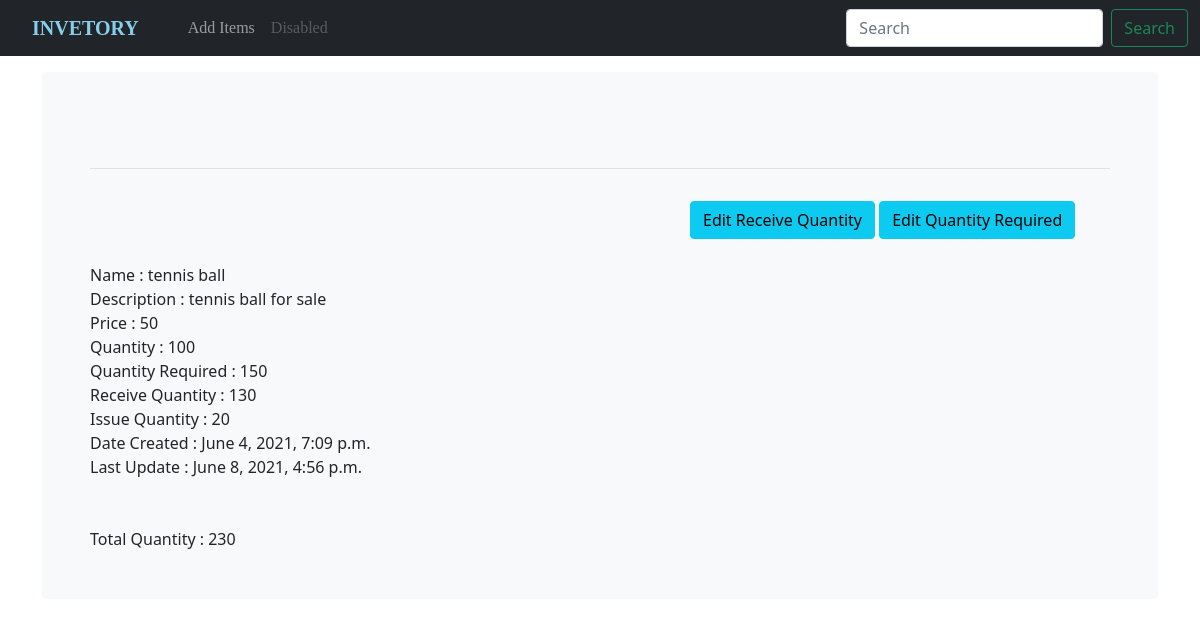
/stock/1/, run on an earlier commit of the app's database.
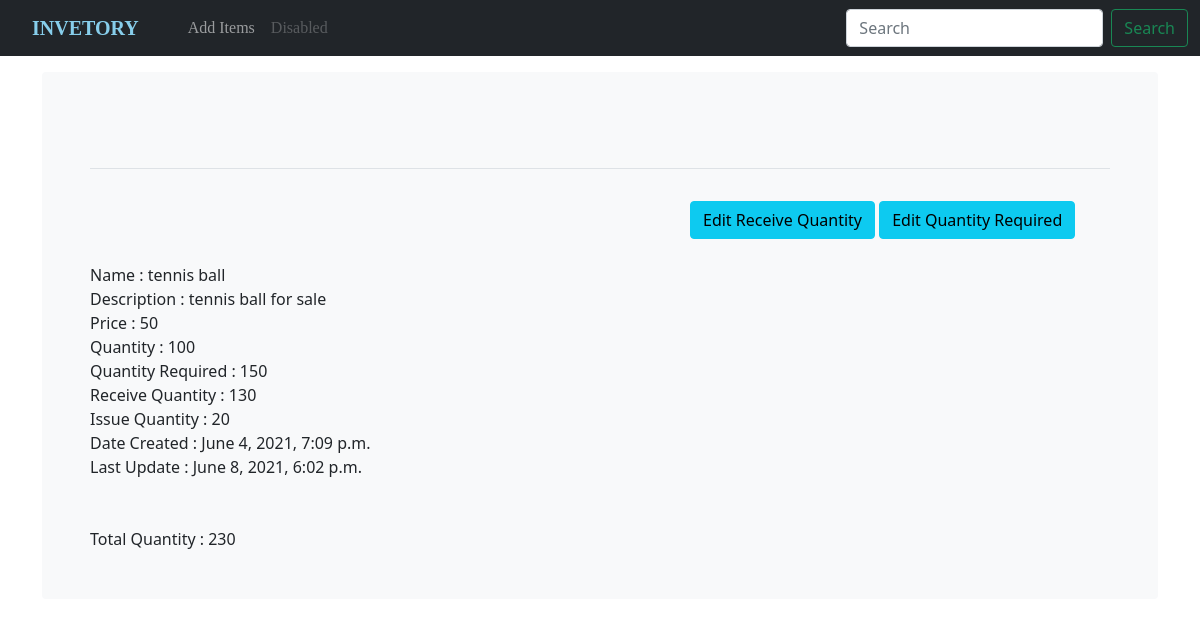
And on a later commit of the database.
### sms_app/models.py (models this page shows, shortened)
class Stock(models.Model):
    name = models.CharField(max_length=30, null=True, blank=True)
    description = models.TextField(default='', null=True, blank=True)
    price = models.IntegerField("Unit Price",null=True, blank=True)
    category = models.CharField('Category', max_length=40, blank=True, null=True, choices=category_choices)
    quantity_before = models.IntegerField(null=True, default=0, blank=True)
    quantity = models.IntegerField(null=True, default=0, blank=False)
    quantity_calc = models.IntegerField('Total Q', null=True, default=0, blank=True)
    image = models.ImageField(upload_to='sms_images/', blank=True, null=True)
    date_created = models.DateTimeField(auto_now_add=True, null=True)
    quantity_required = models.IntegerField('Q Required', blank=False, null=True)
    receive_quantity = models.IntegerField('Q Received', blank=False, null=True)
    receive_by = models.CharField(max_length=30, null=True, blank=True)
    issue_by = models.CharField(max_length=30, null=True, blank=True)
    issue_quantity = models.IntegerField(default=0, null=True, blank=True)
    last_updated = models.DateTimeField(auto_now=True)
    export_to_csv = models.BooleanField(default=False)
    reorder_level = models.IntegerField(default=0, null=True, blank=True)
    tags_id = models.ManyToManyField(Tag, blank=True)
    def _get_quantity(self):
        return self.quantity
    quantity_before = property(_get_quantity)
    def _get_total_quantity(self):
        x = self.quantity + self.receive_quantity
        return x
    quantity_calc = property(_get_total_quantity)
    def _get_issue_by(self):
        return self.receive_by
    issue_by = property(_get_issue_by)
    def _get_issue_quantity(self):
        if self.quantity_required and self.receive_quantity:
            x = self.quantity_required - self.receive_quantity
            return x
    issue_quantity = property(_get_issue_quantity)

### sms_app/views.py (the view)
# urls.py: path('stock/<str:id>/', views.get_stock, name='get_stock'),
def get_stock(request, id):
    try:
        stock = Stock.objects.get(id=id)
    except Stock.DoesNotExist:
        return render(request, 'sms_app/404.html')
    context = {'get_stock': stock}
    return render(request, 'sms_app/get_stock.html', context)

### sms_app/templates/sms_app/get_stock.html
{% extends "sms_app/main.html" %}
{% load static %}
{% block content %}
<div style="margin-left:600px;">
    <a href="{% url 'sms_app:receive_quantity' get_stock.id %}"><div class="btn btn-info">Edit Receive Quantity</div></a>
    <a href="{% url 'sms_app:quantity_required' get_stock.id %}"><div class="btn btn-info">Edit Quantity Required</div></a>
</div>
<br>
Name : {{ get_stock.name}}<br>
Description : {{ get_stock.description}}<br>
Price : {{ get_stock.price}}<br>
Quantity : {{ get_stock.quantity}}<br>
Quantity Required : {{ get_stock.quantity_required}}<br>
Receive Quantity : {{ get_stock.receive_quantity}}<br>
Issue Quantity : {{ get_stock.issue_quantity}}<br>
Date Created : {{ get_stock.date_created}}<br>
Last Update : {{ get_stock.last_updated}}<br>
<br><br>
Total Quantity : {{ get_stock.quantity_calc}}<br>
{% endblock %}

What changed in the data, as far as the page shows it:
changed Stock "tennis ball": last_updated "June 8, 2021, 4:56 p.m." → "June 8, 2021, 6:02 p.m."
